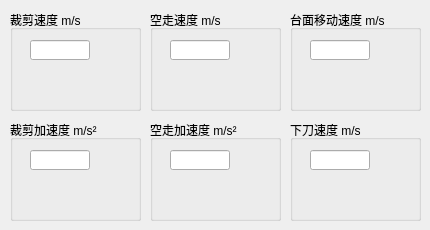
         <widget class="QWidget" name="tabSpeedCutting">
          <attribute name="title">
           <string>裁剪</string>
          </attribute>
          <widget class="QGroupBox" name="groupBox_9">
           <property name="geometry">
            <rect>
             <x>10</x>
             <y>10</y>
             <width>131</width>
             <height>101</height>
            </rect>
           </property>
           <property name="title">
            <string>裁剪速度 m/s</string>
           </property>
           <widget class="QLineEdit" name="lineEditCuttingSpd">
            <property name="geometry">
             <rect>
              <x>20</x>
              <y>30</y>
              <width>60</width>
              <height>20</height>
             </rect>
            </property>
            <property name="sizePolicy">
             <sizepolicy hsizetype="Preferred" vsizetype="Fixed">
              <horstretch>0</horstretch>
              <verstretch>0</verstretch>
             </sizepolicy>
            </property>
            <property name="minimumSize">
             <size>
              <width>60</width>
              <height>0</height>
             </size>
            </property>
            <property name="maximumSize">
             <size>
              <width>60</width>
              <height>16777215</height>
             </size>
            </property>
            <property name="text">
             <string/>
            </property>
            <property name="alignment">
             <set>Qt::AlignRight|Qt::AlignTrailing|Qt::AlignVCenter</set>
            </property>
           </widget>
          </widget>
          <widget class="QGroupBox" name="groupBox_10">
           <property name="geometry">
            <rect>
             <x>10</x>
             <y>120</y>
             <width>131</width>
             <height>101</height>
            </rect>
           </property>
           <property name="title">
            <string>裁剪加速度 m/s²</string>
           </property>
           <widget class="QLineEdit" name="lineEditCuttingAcc">
            <property name="geometry">
             <rect>
              <x>20</x>
              <y>30</y>
              <width>60</width>
              <height>20</height>
             </rect>
            </property>
            <property name="sizePolicy">
             <sizepolicy hsizetype="Preferred" vsizetype="Fixed">
              <horstretch>0</horstretch>
              <verstretch>0</verstretch>
             </sizepolicy>
            </property>
            <property name="minimumSize">
             <size>
              <width>60</width>
              <height>0</height>
             </size>
            </property>
            <property name="maximumSize">
             <size>
              <width>60</width>
              <height>16777215</height>
             </size>
            </property>
            <property name="text">
             <string/>
            </property>
            <property name="alignment">
             <set>Qt::AlignRight|Qt::AlignTrailing|Qt::AlignVCenter</set>
            </property>
           </widget>
          </widget>
          <widget class="QGroupBox" name="groupBox_11">
           <property name="geometry">
            <rect>
             <x>150</x>
             <y>10</y>
             <width>131</width>
             <height>101</height>
            </rect>
           </property>
           <property name="title">
            <string>空走速度 m/s</string>
           </property>
           <widget class="QLineEdit" name="lineEditMovingSpd">
            <property name="geometry">
             <rect>
              <x>20</x>
              <y>30</y>
              <width>60</width>
              <height>20</height>
             </rect>
            </property>
            <property name="sizePolicy">
             <sizepolicy hsizetype="Preferred" vsizetype="Fixed">
              <horstretch>0</horstretch>
              <verstretch>0</verstretch>
             </sizepolicy>
            </property>
            <property name="minimumSize">
             <size>
              <width>60</width>
              <height>0</height>
             </size>
            </property>
            <property name="maximumSize">
             <size>
              <width>60</width>
              <height>16777215</height>
             </size>
            </property>
            <property name="text">
             <string/>
            </property>
            <property name="alignment">
             <set>Qt::AlignRight|Qt::AlignTrailing|Qt::AlignVCenter</set>
            </property>
           </widget>
          </widget>
          <widget class="QGroupBox" name="groupBox_12">
           <property name="geometry">
            <rect>
             <x>150</x>
             <y>120</y>
             <width>131</width>
             <height>101</height>
            </rect>
           </property>
           <property name="title">
            <string>空走加速度 m/s²</string>
           </property>
           <widget class="QLineEdit" name="lineEditMovingAcc">
            <property name="geometry">
             <rect>
              <x>20</x>
              <y>30</y>
              <width>60</width>
              <height>20</height>
             </rect>
            </property>
            <property name="sizePolicy">
             <sizepolicy hsizetype="Preferred" vsizetype="Fixed">
              <horstretch>0</horstretch>
              <verstretch>0</verstretch>
             </sizepolicy>
            </property>
            <property name="minimumSize">
             <size>
              <width>60</width>
              <height>0</height>
             </size>
            </property>
            <property name="maximumSize">
             <size>
              <width>60</width>
              <height>16777215</height>
             </size>
            </property>
            <property name="text">
             <string/>
            </property>
            <property name="alignment">
             <set>Qt::AlignRight|Qt::AlignTrailing|Qt::AlignVCenter</set>
            </property>
           </widget>
          </widget>
          <widget class="QGroupBox" name="groupBox_13">
           <property name="geometry">
            <rect>
             <x>290</x>
             <y>10</y>
             <width>131</width>
             <height>101</height>
            </rect>
           </property>
           <property name="title">
            <string>台面移动速度 m/s</string>
           </property>
           <widget class="QLineEdit" name="lineEditDesktopSpd">
            <property name="geometry">
             <rect>
              <x>20</x>
              <y>30</y>
              <width>60</width>
              <height>20</height>
             </rect>
            </property>
            <property name="sizePolicy">
             <sizepolicy hsizetype="Preferred" vsizetype="Fixed">
              <horstretch>0</horstretch>
              <verstretch>0</verstretch>
             </sizepolicy>
            </property>
            <property name="minimumSize">
             <size>
              <width>60</width>
              <height>0</height>
             </size>
            </property>
            <property name="maximumSize">
             <size>
              <width>60</width>
              <height>16777215</height>
             </size>
            </property>
            <property name="text">
             <string/>
            </property>
            <property name="alignment">
             <set>Qt::AlignRight|Qt::AlignTrailing|Qt::AlignVCenter</set>
            </property>
           </widget>
          </widget>
          <widget class="QGroupBox" name="groupBox_14">
           <property name="geometry">
            <rect>
             <x>290</x>
             <y>120</y>
             <width>131</width>
             <height>101</height>
            </rect>
           </property>
           <property name="title">
            <string>下刀速度 m/s</string>
           </property>
           <widget class="QLineEdit" name="lineEditToolDown">
            <property name="geometry">
             <rect>
              <x>20</x>
              <y>30</y>
              <width>60</width>
              <height>20</height>
             </rect>
            </property>
            <property name="sizePolicy">
             <sizepolicy hsizetype="Preferred" vsizetype="Fixed">
              <horstretch>0</horstretch>
              <verstretch>0</verstretch>
             </sizepolicy>
            </property>
            <property name="minimumSize">
             <size>
              <width>60</width>
              <height>0</height>
             </size>
            </property>
            <property name="maximumSize">
             <size>
              <width>60</width>
              <height>16777215</height>
             </size>
            </property>
            <property name="text">
             <string/>
            </property>
            <property name="alignment">
             <set>Qt::AlignRight|Qt::AlignTrailing|Qt::AlignVCenter</set>
            </property>
           </widget>
          </widget>
         </widget>
